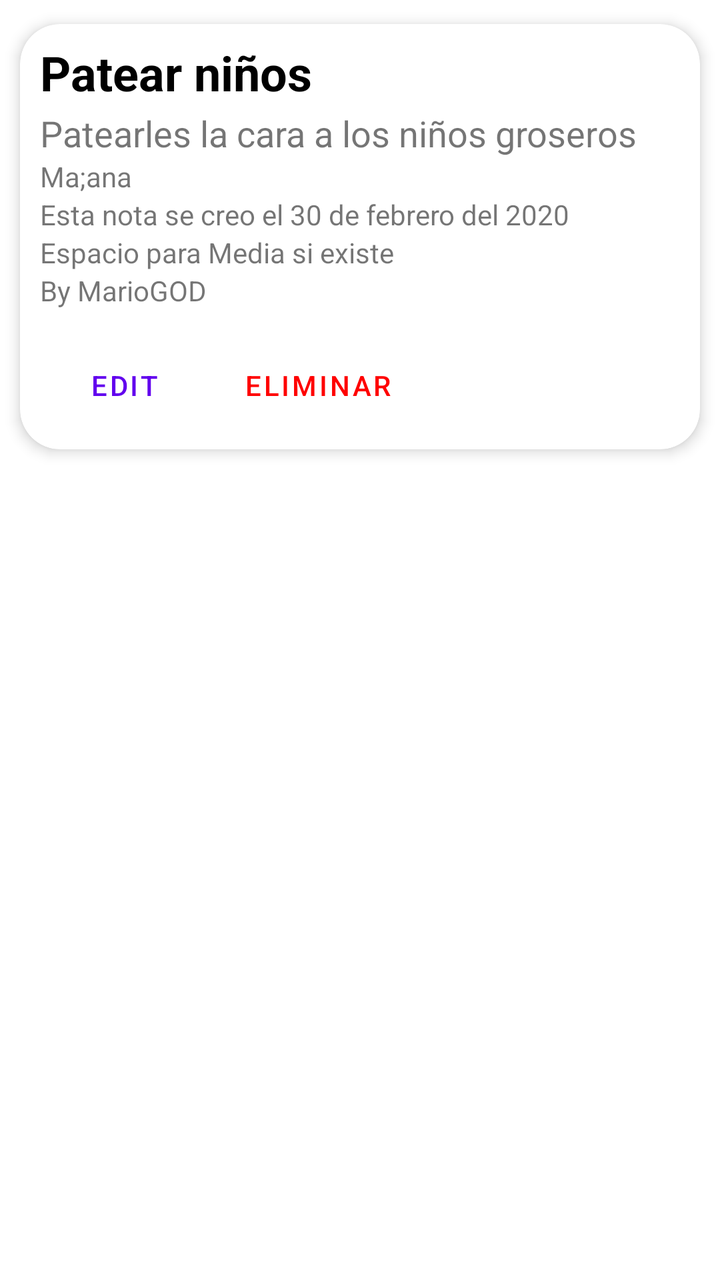
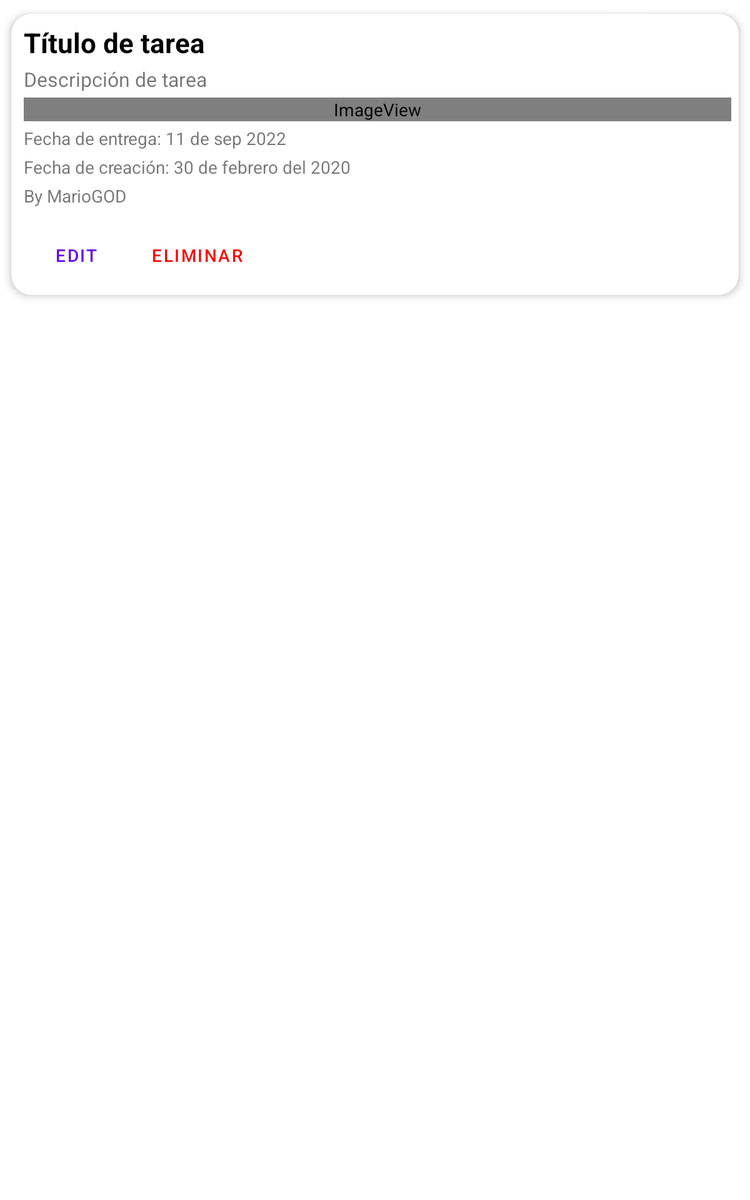

One screen, two layout resources from the same app: the default and the author's alternative for another configuration. Each is rendered where Android would select it; the XML of both is given below.
<!-- AndroidManifest.xml: application theme Theme.ProyectoFinalV2 -->
<!-- res/layout/fragment_note_details.xml -->
<?xml version="1.0" encoding="utf-8"?>
<FrameLayout xmlns:android="http://schemas.android.com/apk/res/android"
    xmlns:tools="http://schemas.android.com/tools"
    android:layout_width="match_parent"
    android:layout_height="match_parent"
    tools:context=".ui.main.NoteDetails">

    <androidx.cardview.widget.CardView
        xmlns:android="http://schemas.android.com/apk/res/android"
        xmlns:app="http://schemas.android.com/apk/res-auto"
        android:layout_height="wrap_content"
        android:layout_width="match_parent"
        android:id="@+id/notify"
        app:cardCornerRadius="20dp"
        android:animateLayoutChanges="true"
        app:cardElevation="4dp"
        app:cardUseCompatPadding="true">
        <LinearLayout
            android:layout_width="match_parent"
            android:layout_height="wrap_content"
            android:animateLayoutChanges="true"
            android:orientation="vertical">
            <RelativeLayout
                android:layout_width="match_parent"
                android:layout_height="wrap_content"
                android:orientation="horizontal"
                android:padding="6dp">
                <LinearLayout
                    android:layout_width="wrap_content"
                    android:layout_height="wrap_content"
                    android:id="@+id/linearLayout"
                    android:layout_alignParentTop="true"
                    android:layout_marginStart="4dp"
                    android:layout_marginTop="2dp"
                    android:orientation="vertical"
                    android:layout_marginLeft="4dp"
                    android:layout_marginRight="4dp">
                    <TextView
                        android:layout_width="match_parent"
                        android:layout_height="wrap_content"
                        android:layout_marginBottom="2dp"
                        android:id="@+id/nameTextView"
                        android:text="Patear niños"
                        android:textColor="@android:color/black"
                        android:textSize="24sp"
                        android:textStyle="bold"/>
                    <TextView
                        android:layout_width="match_parent"
                        android:layout_height="wrap_content"
                        android:id="@+id/descriptionTextView"
                        android:text="Patearles la cara a los niños groseros"
                        android:textSize="18sp"/>
                    <TextView
                        android:layout_width="match_parent"
                        android:layout_height="wrap_content"
                        android:id="@+id/date"
                        android:text="Ma;ana"/>
                    <TextView
                        android:layout_width="match_parent"
                        android:layout_height="wrap_content"
                        android:id="@+id/datecreated"
                        android:text="Esta nota se creo el 30 de febrero del 2020"/>
                    <TextView
                        android:layout_width="match_parent"
                        android:layout_height="wrap_content"
                        android:id="@+id/media"
                        android:text="Espacio para Media si existe"/>
                    <TextView
                        android:layout_width="match_parent"
                        android:layout_height="wrap_content"
                        android:id="@+id/autor"
                        android:text="By MarioGOD"/>
                </LinearLayout>
            </RelativeLayout>
            <LinearLayout
                android:layout_width="wrap_content"
                android:layout_height="wrap_content"
                android:layout_margin="8dp"
                android:orientation="horizontal">
                <com.google.android.material.button.MaterialButton
                    android:id="@+id/edit"
                    android:layout_width="wrap_content"
                    android:layout_height="wrap_content"
                    android:layout_marginEnd="8dp"
                    android:text="@string/edite"
                    style="?attr/borderlessButtonStyle"
                    android:layout_marginRight="8dp" />

                <com.google.android.material.button.MaterialButton
                    android:id="@+id/delete"
                    style="?attr/borderlessButtonStyle"
                    android:layout_width="wrap_content"
                    android:layout_height="wrap_content"
                    android:layout_marginEnd="8dp"
                    android:layout_marginRight="8dp"
                    android:textColor="#ff0000"
                    android:text="Eliminar" />
            </LinearLayout>
        </LinearLayout>
    </androidx.cardview.widget.CardView>

</FrameLayout>
<!-- resources referenced by this layout -->
<resources>
  <string name="edite">Edit</string>
  <style name="Theme.ProyectoFinalV2" parent="Theme.MaterialComponents.DayNight.DarkActionBar">
          
          <item name="colorPrimary">@color/purple_500</item>
          <item name="colorPrimaryVariant">@color/purple_700</item>
          <item name="colorOnPrimary">@color/white</item>
          
          <item name="colorSecondary">@color/teal_200</item>
          <item name="colorSecondaryVariant">@color/teal_700</item>
          <item name="colorOnSecondary">@color/black</item>
          
          <item name="android:statusBarColor" tools:targetApi="l">?attr/colorPrimaryVariant</item>
          
      </style>
  <color name="purple_500">#FF6200EE</color>
  <color name="purple_700">#FF3700B3</color>
  <color name="white">#FFFFFFFF</color>
  <color name="teal_200">#FF03DAC5</color>
  <color name="teal_700">#FF018786</color>
  <color name="black">#FF000000</color>
</resources>
<!-- res/layout-large/fragment_note_details.xml (the author's variant of the layout above) -->
<!-- drawn on a 7-inch tablet held upright -->
<?xml version="1.0" encoding="utf-8"?>
<FrameLayout xmlns:android="http://schemas.android.com/apk/res/android"
    xmlns:app="http://schemas.android.com/apk/res-auto"
    xmlns:tools="http://schemas.android.com/tools"
    android:layout_width="match_parent"
    android:layout_height="wrap_content"
    tools:context=".ui.main.NoteDetails">

    <androidx.cardview.widget.CardView
        android:layout_height="wrap_content"
        android:layout_width="match_parent"
        android:id="@+id/notify"
        app:cardCornerRadius="16dp"
        android:animateLayoutChanges="true"
        app:cardElevation="4dp"
        app:cardUseCompatPadding="true">
        <LinearLayout
            android:layout_width="match_parent"
            android:layout_height="wrap_content"
            android:animateLayoutChanges="true"
            android:orientation="vertical">
            <RelativeLayout
                android:layout_width="match_parent"
                android:layout_height="wrap_content"
                android:orientation="horizontal">
                <LinearLayout
                    android:layout_width="match_parent"
                    android:layout_height="wrap_content"
                    android:id="@+id/linearLayout"
                    android:layout_alignParentTop="true"
                    android:layout_marginStart="4dp"
                    android:layout_marginTop="2dp"
                    android:orientation="vertical"
                    android:padding="4dp"
                    android:layout_marginLeft="4dp"
                    android:layout_marginRight="6dp">
                    <TextView
                        android:layout_width="match_parent"
                        android:layout_height="wrap_content"
                        android:layout_margin="2dp"
                        android:layout_marginBottom="2dp"
                        android:id="@+id/nameTextView"
                        android:text="Título de tarea"
                        android:textColor="@android:color/black"
                        android:textSize="22sp"
                        android:textStyle="bold"/>
                    <TextView
                        android:layout_width="match_parent"
                        android:layout_height="wrap_content"
                        android:layout_margin="2dp"
                        android:id="@+id/descriptionTextView"
                        android:text="Descripción de tarea"
                        android:textSize="16sp"/>

                    <ImageView
                        android:layout_width="match_parent"
                        android:layout_height="wrap_content"
                        android:layout_margin="2dp"
                        android:contentDescription="Media a incluir"
                        android:scaleType="centerCrop"
                        app:srcCompat="@android:drawable/sym_def_app_icon" />
                    <TextView
                        android:layout_width="match_parent"
                        android:layout_height="wrap_content"
                        android:id="@+id/date"
                        android:layout_margin="2dp"
                        android:text="Fecha de entrega: 11 de sep 2022"/>
                    <TextView
                        android:layout_width="match_parent"
                        android:layout_height="wrap_content"
                        android:id="@+id/datecreated"
                        android:layout_margin="2dp"
                        android:text="Fecha de creación: 30 de febrero del 2020"/>

                    <TextView
                        android:layout_width="match_parent"
                        android:layout_height="wrap_content"
                        android:id="@+id/autor"
                        android:layout_margin="2dp"
                        android:text="By MarioGOD"/>
                </LinearLayout>
            </RelativeLayout>
            <LinearLayout
                android:layout_width="wrap_content"
                android:layout_height="wrap_content"
                android:layout_margin="8dp"
                android:orientation="horizontal">
                <com.google.android.material.button.MaterialButton
                    android:id="@+id/edit"
                    android:layout_width="wrap_content"
                    android:layout_height="wrap_content"
                    android:layout_marginEnd="8dp"
                    android:text="@string/edite"
                    style="?attr/borderlessButtonStyle"
                    android:layout_marginRight="8dp" />

                <com.google.android.material.button.MaterialButton
                    android:id="@+id/delete"
                    style="?attr/borderlessButtonStyle"
                    android:layout_width="wrap_content"
                    android:layout_height="wrap_content"
                    android:layout_marginEnd="8dp"
                    android:layout_marginRight="8dp"
                    android:textColor="#ff0000"
                    android:text="Eliminar" />
            </LinearLayout>
        </LinearLayout>
    </androidx.cardview.widget.CardView>

</FrameLayout>
